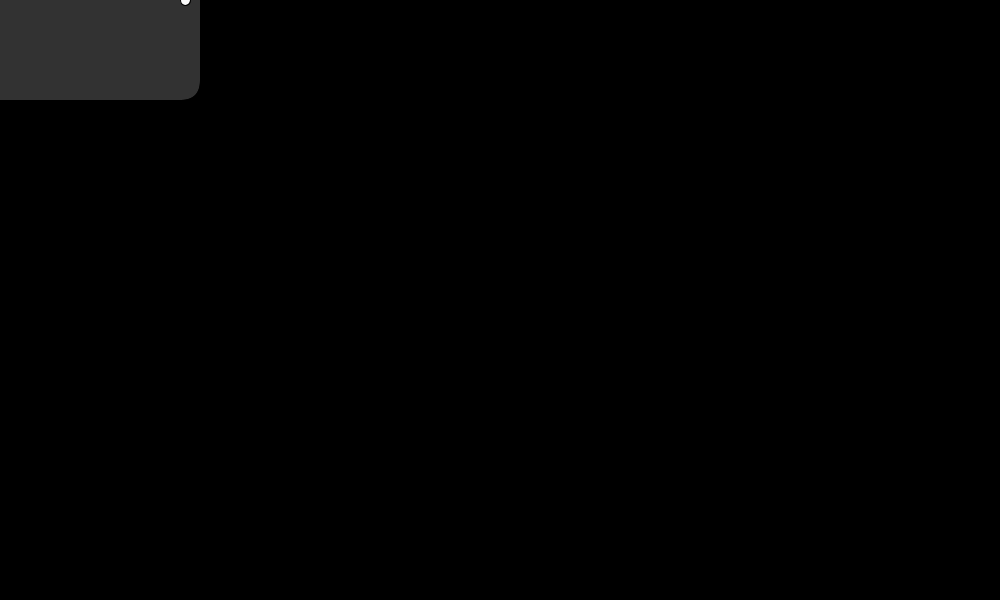
Frame 1 (no input)
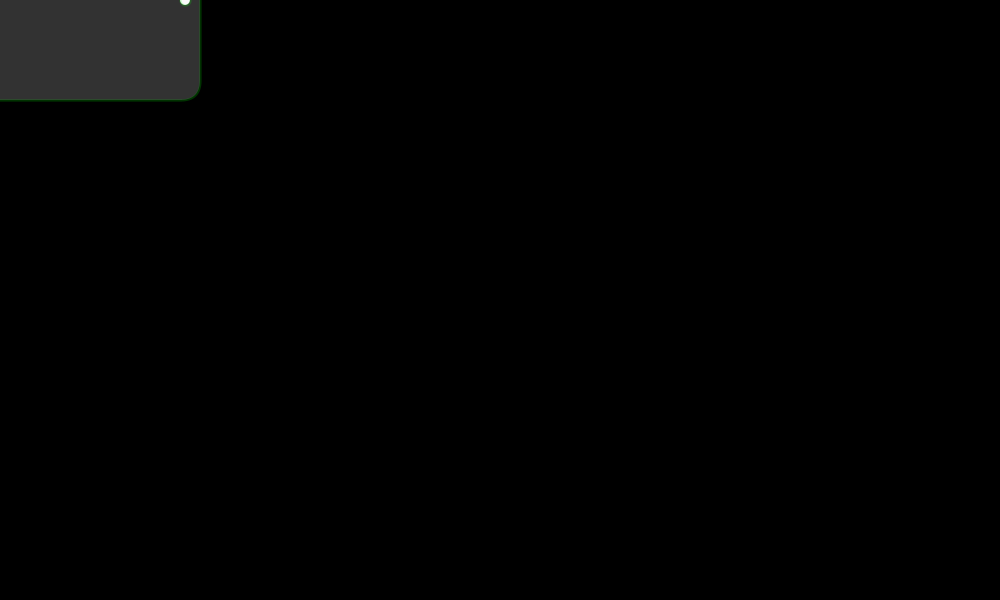
Frame 60 (the mouse pressed at the canvas centre just before this capture)
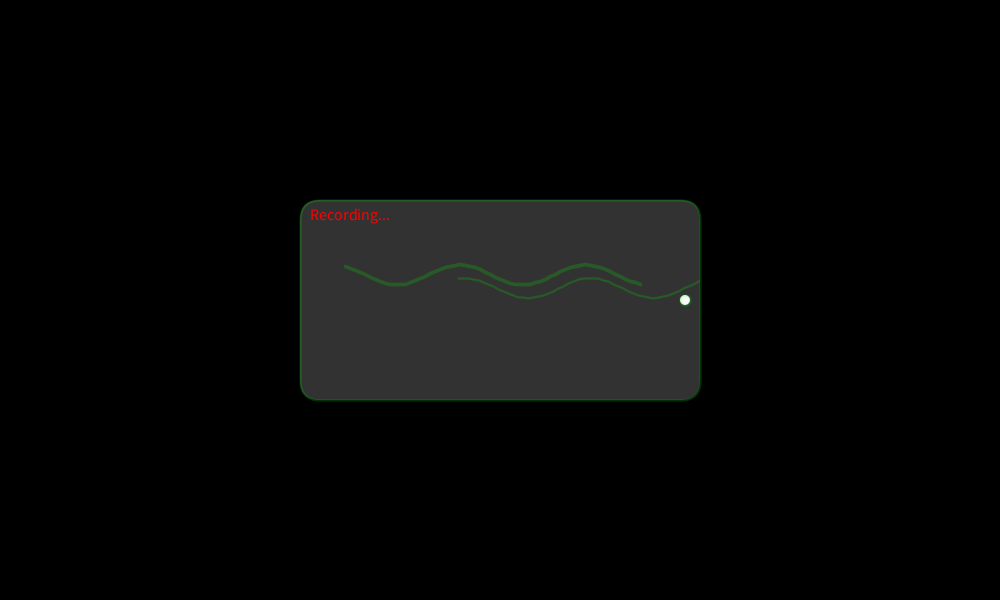
Frame 120 (the mouse held since frame 60 and released just before this capture)

The Processing sketch that drew these frames (run headless with seeded random() and noise(); from frame 60 on, the mouse is pressed at the canvas centre):

// Processing sketch: Iris_Yip
// ── Iris_Yip.pde
// CellPhoneCamera class representing the camera
// Class defines the blueprint for a cellphone camera. Instances represent individual cameras.
class CellPhoneCamera {
  float x, y, width, height; // Properties of the camera: position and size

  // Constructor initializes the position and dimensions of the camera
  CellPhoneCamera(float x, float y, float width, float height) {
    this.x = x;
    this.y = y;
    this.width = width;
    this.height = height;
  }

  void display() {
    // Draw the camera rectangle with rounded corners
    fill(50, 50, 50); // look like highest brightness in cellphone
    rect(x, y, width, height, 20); // rectangle with rounded corners (cell phone)

    // cell phone features (recording notice and small circle)
    fill(255, 0, 0); // Red color word
    textSize(16);
    text("Recording...", x + 10, y + 20); 

    fill(250); // Small circle on the camera body
    circle(x + width - 15, y + (height / 2), 10);
  }
}

// AuroraLight class representing individual light segments
// Class encapsulates behavior of aurora lights using parametric relationships and dynamic updates.
class AuroraLight {
  float x, y, thickness, speed, waveOffset; // Properties of aurora light

  // Constructor to initialize the aurora light's properties
  AuroraLight(float x, float y, float thickness, float speed) {
    this.x = x; 
    this.y = y;
    this.thickness = thickness;
    this.speed = speed; 
    this.waveOffset = random(0, TWO_PI); 
  }

  void move() {
    // Move the aurora light to the right and reset if it goes off-screen
    x = x + speed; 
    if (x > width) { 
      x = -300; 
      waveOffset = random(0, TWO_PI); 
    }
  }

  void display() {
    // Display the aurora light as a curvy green line
    stroke(0, 255, 0, 50); 
    strokeWeight(thickness); 
    noFill(); 
    beginShape(); 
    for (float i = 0; i < 300; i = i + 5) { 
      // Parametric-based relation defining the wave effect
      float waveY = y + 10 * sin((x + i) * 0.05 + waveOffset); 
      vertex(x + i, waveY); 
    }
    endShape(); 
  }
}

// Global variables for the camera and aurora lights
CellPhoneCamera camera; // Instance of CellPhoneCamera class
ArrayList<AuroraLight> auroraLights; // Collection of AuroraLight instances

void setup() {
  size(1000, 600); 
  background(0); 

  // Initialize the camera (cell phone shape)
  camera = new CellPhoneCamera(100, 100, 400, 200); // Create an instance of the CellPhoneCamera class

  // Initialize the aurora lights
  auroraLights = new ArrayList<AuroraLight>(); // Create a list to hold instances of AuroraLight
  for (int i = 0; i < 5; i++) {
    // Parametric definitions for aurora properties
    float startX = random(0, width); 
    float startY = random(0, height); 
    float thickness = random(2, 5); 
    float speed = random(0.1, 0.5); 
    auroraLights.add(new AuroraLight(startX, startY, thickness, speed)); 
  }
}

// What if the mouse moves to the edge of the screen?
// The camera will adjust its position, ensuring it doesn't leave the visible area.
void draw() {
  background(0); // Dark background outside the camera

  camera.x = mouseX - camera.width / 2; 
  camera.y = mouseY - camera.height / 2; 

  camera.display(); // Call the display method of the camera instance

  clip(camera.x, camera.y, camera.width, camera.height); 


  // Display and move the aurora lights
  for (AuroraLight light : auroraLights) { 
    light.move(); 
    light.display(); 
  }


  noClip(); 
}
